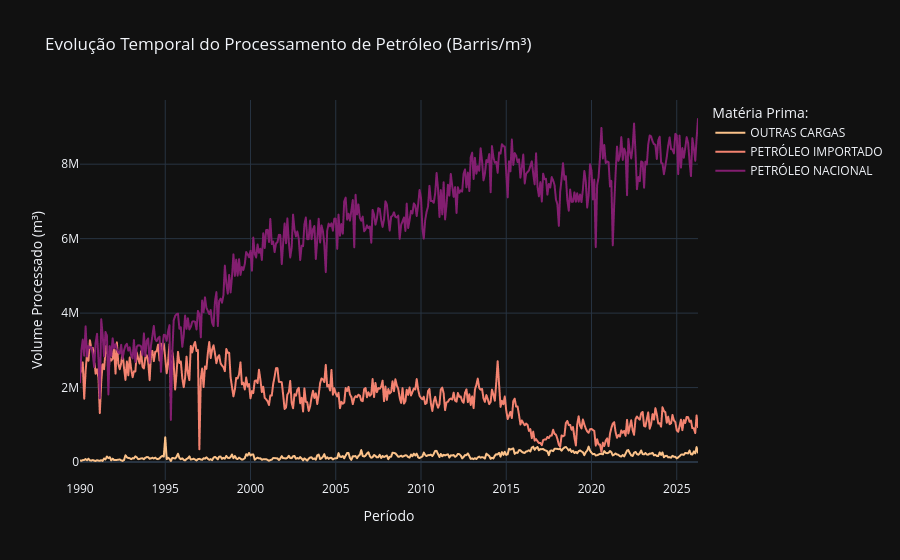

This figure's notebook cell:
### Markdown cell above
### 4.2. Série Temporal: Evolução e Volatilidade
Avaliando choques de demanda, paradas de manutenção estruturais e a sazonalidade da entrada de insumos ao longo do tempo.

### Code cell
df_linha = df.groupby(['data', 'materia_prima'], as_index=False)['processado'].sum()

df_linha["processado_br"] = df_linha["processado"].apply(fmt_br)

fig_linha = px.line(
    df_linha, 
    x='data', 
    y='processado',
    color="materia_prima",
    custom_data=["processado_br"],
    category_orders={
        "materia_prima": ["Petróleo Nacional", "Petróleo Importado", "Outras Cagas"]},
    color_discrete_sequence=["#FBC28A", "#F38370", "#831E70"],
    title='Evolução Temporal do Processamento de Petróleo (Barris/m³)',
    template='plotly_dark',
    labels={"materia_prima": "Matéria Prima: "}
)

fig_linha.update_layout(
    xaxis_title="Período",
    yaxis_title="Volume Processado (m³)",
    hovermode="x unified"
)

fig_linha.update_traces(
    hovertemplate=
    "<b>Matéria Prima:</b> %{fullData.name}<br>" +
    "<b>Processado:</b> %{customdata[0]} m³" +
    "<extra></extra>"
)

fig_linha.show()

### Figure 1 — Plotly figure (JSON) as saved in the notebook; plotly's stock layout.template omitted (floating-point values rounded to 4 significant figures; data arrays with more than 128 entries replaced by an {"elided": "..."} marker saying what was removed)
{"data": [{"customdata": {"elided": "436x1 str values"}, "hovertemplate": "<b>Matéria Prima:</b> %{fullData.name}<br><b>Processado:</b> %{customdata[0]} m³<extra></extra>", "legendgroup": "OUTRAS CARGAS", "line": {"color": "#FBC28A", "dash": "solid"}, "marker": {"symbol": "circle"}, "mode": "lines", "name": "OUTRAS CARGAS", "showlegend": true, "type": "scattergl", "x": {"elided": "436 str values"}, "xaxis": "x", "y": {"elided": "436 int values"}, "yaxis": "y"}, {"customdata": {"elided": "436x1 str values"}, "hovertemplate": "<b>Matéria Prima:</b> %{fullData.name}<br><b>Processado:</b> %{customdata[0]} m³<extra></extra>", "legendgroup": "PETRÓLEO IMPORTADO", "line": {"color": "#F38370", "dash": "solid"}, "marker": {"symbol": "circle"}, "mode": "lines", "name": "PETRÓLEO IMPORTADO", "showlegend": true, "type": "scattergl", "x": {"elided": "436 str values"}, "xaxis": "x", "y": {"elided": "436 int values"}, "yaxis": "y"}, {"customdata": {"elided": "436x1 str values"}, "hovertemplate": "<b>Matéria Prima:</b> %{fullData.name}<br><b>Processado:</b> %{customdata[0]} m³<extra></extra>", "legendgroup": "PETRÓLEO NACIONAL", "line": {"color": "#831E70", "dash": "solid"}, "marker": {"symbol": "circle"}, "mode": "lines", "name": "PETRÓLEO NACIONAL", "showlegend": true, "type": "scattergl", "x": {"elided": "436 str values"}, "xaxis": "x", "y": {"elided": "436 int values"}, "yaxis": "y"}], "layout": {"hovermode": "x unified", "legend": {"title": {"text": "Matéria Prima: "}, "tracegroupgap": 0}, "title": {"text": "Evolução Temporal do Processamento de Petróleo (Barris/m³)"}, "xaxis": {"anchor": "y", "domain": [0, 1], "title": {"text": "Período"}}, "yaxis": {"anchor": "x", "domain": [0, 1], "title": {"text": "Volume Processado (m³)"}}}}
